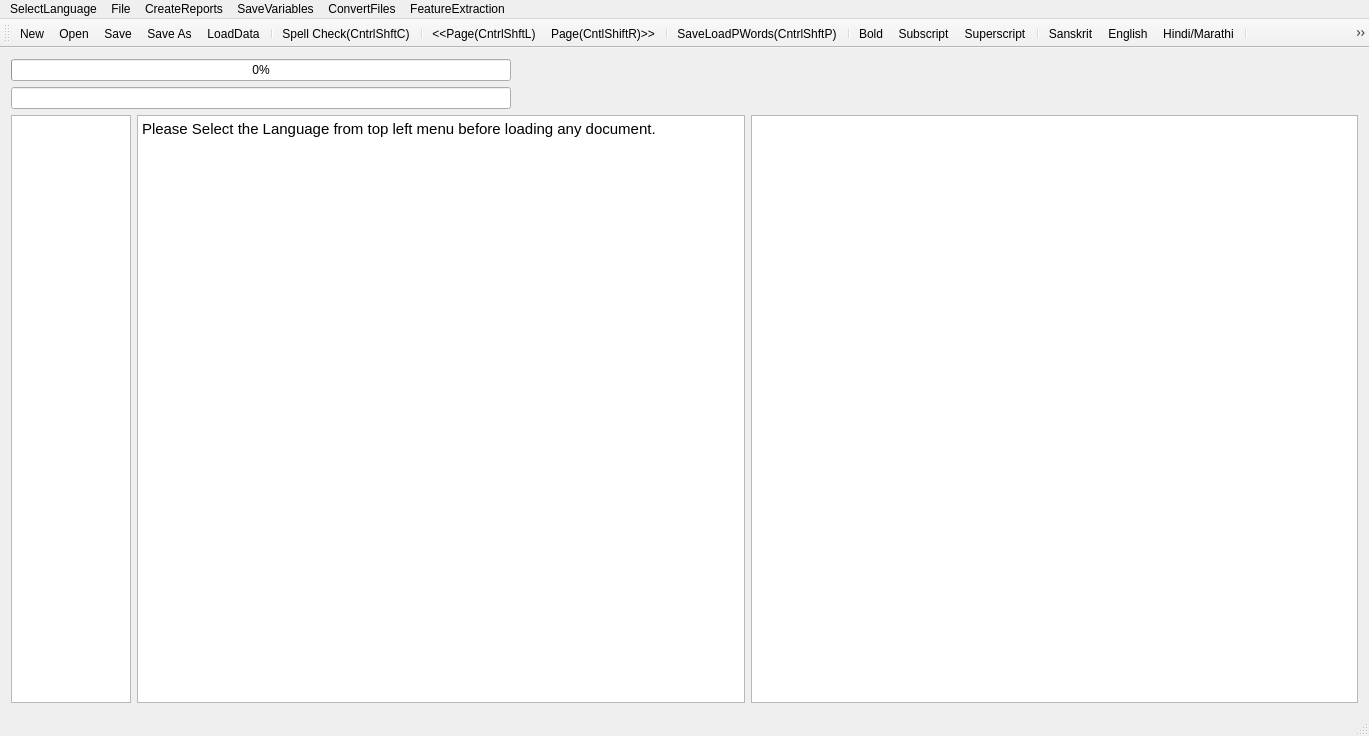
<?xml version="1.0" encoding="UTF-8"?>
<ui version="4.0">
 <class>MainWindow</class>
 <widget class="QMainWindow" name="MainWindow">
  <property name="geometry">
   <rect>
    <x>0</x>
    <y>0</y>
    <width>1369</width>
    <height>736</height>
   </rect>
  </property>
  <property name="mouseTracking">
   <bool>true</bool>
  </property>
  <property name="windowTitle">
   <string>MainWindow</string>
  </property>
  <widget class="QWidget" name="centralWidget">
   <layout class="QVBoxLayout" name="verticalLayout">
    <item>
     <widget class="QProgressBar" name="progressBar">
      <property name="maximumSize">
       <size>
        <width>500</width>
        <height>16777215</height>
       </size>
      </property>
      <property name="value">
       <number>0</number>
      </property>
      <property name="alignment">
       <set>Qt::AlignRight|Qt::AlignTrailing|Qt::AlignVCenter</set>
      </property>
     </widget>
    </item>
    <item>
     <widget class="QLineEdit" name="lineEdit">
      <property name="maximumSize">
       <size>
        <width>500</width>
        <height>16777215</height>
       </size>
      </property>
     </widget>
    </item>
    <item>
     <layout class="QHBoxLayout" name="horizontalLayout">
      <item>
       <widget class="QTextEdit" name="textEdit">
        <property name="maximumSize">
         <size>
          <width>120</width>
          <height>16777215</height>
         </size>
        </property>
        <property name="font">
         <font>
          <italic>true</italic>
         </font>
        </property>
        <property name="sizeAdjustPolicy">
         <enum>QAbstractScrollArea::AdjustToContents</enum>
        </property>
        <property name="readOnly">
         <bool>true</bool>
        </property>
       </widget>
      </item>
      <item>
       <widget class="QTextBrowser" name="textBrowser">
        <property name="font">
         <font>
          <pointsize>16</pointsize>
          <italic>false</italic>
         </font>
        </property>
        <property name="mouseTracking">
         <bool>true</bool>
        </property>
        <property name="sizeAdjustPolicy">
         <enum>QAbstractScrollArea::AdjustToContents</enum>
        </property>
        <property name="undoRedoEnabled">
         <bool>true</bool>
        </property>
        <property name="readOnly">
         <bool>false</bool>
        </property>
        <property name="html">
         <string>&lt;!DOCTYPE HTML PUBLIC &quot;-//W3C//DTD HTML 4.0//EN&quot; &quot;http://www.w3.org/TR/REC-html40/strict.dtd&quot;&gt;
&lt;html&gt;&lt;head&gt;&lt;meta name=&quot;qrichtext&quot; content=&quot;1&quot; /&gt;&lt;meta charset=&quot;utf-8&quot; /&gt;&lt;style type=&quot;text/css&quot;&gt;
p, li { white-space: pre-wrap; }
&lt;/style&gt;&lt;/head&gt;&lt;body style=&quot; font-family:'Shobhika'; font-size:16pt; font-weight:400; font-style:normal;&quot;&gt;
&lt;p style=&quot; margin-top:0px; margin-bottom:0px; margin-left:0px; margin-right:0px; -qt-block-indent:0; text-indent:0px;&quot;&gt;&lt;span style=&quot; font-family:'Ubuntu'; font-size:11pt;&quot;&gt;Please Select the Language from top left menu before loading any document.&lt;/span&gt;&lt;/p&gt;&lt;/body&gt;&lt;/html&gt;</string>
        </property>
        <property name="acceptRichText">
         <bool>true</bool>
        </property>
        <property name="textInteractionFlags">
         <set>Qt::LinksAccessibleByKeyboard|Qt::LinksAccessibleByMouse|Qt::TextBrowserInteraction|Qt::TextEditable|Qt::TextEditorInteraction|Qt::TextSelectableByKeyboard|Qt::TextSelectableByMouse</set>
        </property>
       </widget>
      </item>
      <item>
       <widget class="QGraphicsView" name="graphicsView">
        <property name="sizeAdjustPolicy">
         <enum>QAbstractScrollArea::AdjustIgnored</enum>
        </property>
        <property name="alignment">
         <set>Qt::AlignCenter</set>
        </property>
        <property name="dragMode">
         <enum>QGraphicsView::ScrollHandDrag</enum>
        </property>
        <property name="transformationAnchor">
         <enum>QGraphicsView::AnchorViewCenter</enum>
        </property>
        <property name="resizeAnchor">
         <enum>QGraphicsView::AnchorViewCenter</enum>
        </property>
       </widget>
      </item>
     </layout>
    </item>
   </layout>
   <zorder>lineEdit</zorder>
   <zorder>progressBar</zorder>
  </widget>
  <widget class="QMenuBar" name="menuBar">
   <property name="geometry">
    <rect>
     <x>0</x>
     <y>0</y>
     <width>1369</width>
     <height>22</height>
    </rect>
   </property>
   <widget class="QMenu" name="menuOCR_Correction_Window">
    <property name="title">
     <string>File</string>
    </property>
    <addaction name="actionNew"/>
    <addaction name="actionOpen"/>
    <addaction name="actionSave"/>
    <addaction name="actionSave_As"/>
    <addaction name="actionSpell_Check"/>
    <addaction name="actionLoad_Next_Page"/>
    <addaction name="actionLoad_Prev_Page"/>
    <addaction name="separator"/>
    <addaction name="actionLoadGDocPage"/>
    <addaction name="actionToDevanagari"/>
    <addaction name="actionLoadData"/>
    <addaction name="actionLoadDict"/>
    <addaction name="actionLoadOCRWords"/>
    <addaction name="actionLoadDomain"/>
    <addaction name="actionLoadSubPS"/>
    <addaction name="actionLoadConfusions"/>
    <addaction name="actionSugg"/>
    <addaction name="actionToSlp1"/>
    <addaction name="separator"/>
    <addaction name="actionBold"/>
    <addaction name="actionSubscript"/>
    <addaction name="actionSuperscript"/>
   </widget>
   <widget class="QMenu" name="menuCreateReports">
    <property name="title">
     <string>CreateReports</string>
    </property>
    <addaction name="actionCreateBest2OCR"/>
    <addaction name="actionCreateSuggestionLog"/>
    <addaction name="actionCreateSuggestionLogNearestPriority"/>
    <addaction name="actionErrorDetectionRep"/>
    <addaction name="actionErrorDetectWithoutAdaptation"/>
    <addaction name="actionErrorDetectionRepUniq"/>
   </widget>
   <widget class="QMenu" name="menuSaveVariables">
    <property name="title">
     <string>SaveVariables</string>
    </property>
    <addaction name="actionCPair"/>
    <addaction name="actionPrimarySecOCRPair"/>
    <addaction name="actionCPairIEROcrVsCorrect"/>
    <addaction name="actionCPairGEROcrVsCorrect"/>
   </widget>
   <widget class="QMenu" name="menuConvertFiles">
    <property name="title">
     <string>ConvertFiles</string>
    </property>
    <addaction name="actionToSlp1_2"/>
    <addaction name="actionToDev"/>
    <addaction name="actionExtractDev"/>
    <addaction name="actionEditDistRep"/>
    <addaction name="actionConfusionFreqHist"/>
    <addaction name="actionFilterOutGT50EditDisPairs"/>
   </widget>
   <widget class="QMenu" name="menuFeatureExtraction">
    <property name="title">
     <string>FeatureExtraction</string>
    </property>
    <addaction name="actionPrepareFeatures"/>
   </widget>
   <widget class="QMenu" name="menuSelectLanguage">
    <property name="title">
     <string>SelectLanguage</string>
    </property>
    <addaction name="actionSanskrit"/>
    <addaction name="actionHindi"/>
    <addaction name="actionEnglish"/>
   </widget>
   <addaction name="menuSelectLanguage"/>
   <addaction name="menuOCR_Correction_Window"/>
   <addaction name="menuCreateReports"/>
   <addaction name="menuSaveVariables"/>
   <addaction name="menuConvertFiles"/>
   <addaction name="menuFeatureExtraction"/>
  </widget>
  <widget class="QToolBar" name="mainToolBar">
   <attribute name="toolBarArea">
    <enum>TopToolBarArea</enum>
   </attribute>
   <attribute name="toolBarBreak">
    <bool>false</bool>
   </attribute>
   <addaction name="actionNew"/>
   <addaction name="actionOpen"/>
   <addaction name="actionSave"/>
   <addaction name="actionSave_As"/>
   <addaction name="actionLoadData"/>
   <addaction name="separator"/>
   <addaction name="actionSpell_Check"/>
   <addaction name="separator"/>
   <addaction name="actionLoad_Prev_Page"/>
   <addaction name="actionLoad_Next_Page"/>
   <addaction name="separator"/>
   <addaction name="actionLoadGDocPage"/>
   <addaction name="separator"/>
   <addaction name="actionBold"/>
   <addaction name="actionSubscript"/>
   <addaction name="actionSuperscript"/>
   <addaction name="separator"/>
   <addaction name="actionSanskrit"/>
   <addaction name="actionEnglish"/>
   <addaction name="actionHindi"/>
   <addaction name="separator"/>
   <addaction name="actionToDevanagari"/>
   <addaction name="separator"/>
  </widget>
  <widget class="QStatusBar" name="statusBar"/>
  <action name="actionOpen">
   <property name="icon">
    <iconset resource="AppResources.qrc">
     <normaloff>:/Images/open.png</normaloff>:/Images/open.png</iconset>
   </property>
   <property name="text">
    <string>Open</string>
   </property>
   <property name="shortcut">
    <string>Ctrl+O</string>
   </property>
  </action>
  <action name="actionSave">
   <property name="icon">
    <iconset resource="AppResources.qrc">
     <normaloff>:/Images/save.png</normaloff>:/Images/save.png</iconset>
   </property>
   <property name="text">
    <string>Save</string>
   </property>
   <property name="shortcut">
    <string>Ctrl+S</string>
   </property>
  </action>
  <action name="actionSave_As">
   <property name="icon">
    <iconset resource="AppResources.qrc">
     <normaloff>:/Images/save-as.png</normaloff>:/Images/save-as.png</iconset>
   </property>
   <property name="text">
    <string>Save As</string>
   </property>
   <property name="shortcut">
    <string>Ctrl+Shift+S</string>
   </property>
  </action>
  <action name="actionNew">
   <property name="icon">
    <iconset resource="AppResources.qrc">
     <normaloff>:/Images/New.png</normaloff>:/Images/New.png</iconset>
   </property>
   <property name="text">
    <string>New</string>
   </property>
   <property name="shortcut">
    <string>Ctrl+N</string>
   </property>
  </action>
  <action name="actionSpell_Check">
   <property name="text">
    <string>Spell Check(CntrlShftC)</string>
   </property>
   <property name="shortcut">
    <string>Ctrl+Shift+C</string>
   </property>
  </action>
  <action name="actionLoad_Next_Page">
   <property name="text">
    <string>Page(CntlShiftR)&gt;&gt;</string>
   </property>
   <property name="toolTip">
    <string>Page(CntlShiftR)&gt;&gt;</string>
   </property>
   <property name="shortcut">
    <string>Ctrl+Shift+R</string>
   </property>
  </action>
  <action name="actionLoad_Prev_Page">
   <property name="text">
    <string>&lt;&lt;Page(CntrlShftL)</string>
   </property>
   <property name="toolTip">
    <string>&lt;&lt;Page(CntrlShftL)</string>
   </property>
   <property name="shortcut">
    <string>Ctrl+Shift+L</string>
   </property>
  </action>
  <action name="actionLoadGDocPage">
   <property name="text">
    <string>Save&amp;LoadPWords(CntrlShftP)</string>
   </property>
   <property name="shortcut">
    <string>Ctrl+Shift+P</string>
   </property>
  </action>
  <action name="actionToDevanagari">
   <property name="text">
    <string>toDevanagari(CntrlD)</string>
   </property>
   <property name="shortcut">
    <string>Ctrl+D</string>
   </property>
  </action>
  <action name="actionLoadData">
   <property name="text">
    <string>LoadData</string>
   </property>
  </action>
  <action name="actionLoadDict">
   <property name="text">
    <string>LoadDict</string>
   </property>
  </action>
  <action name="actionLoadOCRWords">
   <property name="text">
    <string>LoadOCRWords</string>
   </property>
  </action>
  <action name="actionLoadDomain">
   <property name="text">
    <string>LoadDomain</string>
   </property>
  </action>
  <action name="actionLoadSubPS">
   <property name="text">
    <string>LoadSubPS</string>
   </property>
  </action>
  <action name="actionLoadConfusions">
   <property name="text">
    <string>LoadConfusions</string>
   </property>
  </action>
  <action name="actionSugg">
   <property name="text">
    <string>sugg</string>
   </property>
   <property name="shortcut">
    <string>Menu</string>
   </property>
  </action>
  <action name="actionCreateBest2OCR">
   <property name="text">
    <string>CreateBest2OCR</string>
   </property>
  </action>
  <action name="actionToSlp1">
   <property name="text">
    <string>toSlp1</string>
   </property>
   <property name="shortcut">
    <string>Ctrl+G</string>
   </property>
  </action>
  <action name="actionCreateSuggestionLog">
   <property name="text">
    <string>CreateSuggestionLog</string>
   </property>
  </action>
  <action name="actionCreateSuggestionLogNearestPriority">
   <property name="text">
    <string>CreateSuggestionLogNearestPriority</string>
   </property>
  </action>
  <action name="actionErrorDetectionRep">
   <property name="text">
    <string>ErrorDetectionRep</string>
   </property>
  </action>
  <action name="actionErrorDetectWithoutAdaptation">
   <property name="text">
    <string>ErrorDetectWithoutAdaptation</string>
   </property>
  </action>
  <action name="actionCPair">
   <property name="text">
    <string>CPair</string>
   </property>
  </action>
  <action name="actionToSlp1_2">
   <property name="text">
    <string>toSlp1</string>
   </property>
  </action>
  <action name="actionToDev">
   <property name="text">
    <string>toDev</string>
   </property>
  </action>
  <action name="actionExtractDev">
   <property name="text">
    <string>ExtractDevWords</string>
   </property>
   <property name="toolTip">
    <string>ExtractDevWords</string>
   </property>
  </action>
  <action name="actionPrimarySecOCRPair">
   <property name="text">
    <string>PrimarySecOCRPairs</string>
   </property>
  </action>
  <action name="actionCPairIEROcrVsCorrect">
   <property name="text">
    <string>CPairIEROcrVsCorrect</string>
   </property>
  </action>
  <action name="actionEditDistRep">
   <property name="text">
    <string>EditDistRep</string>
   </property>
  </action>
  <action name="actionConfusionFreqHist">
   <property name="text">
    <string>ConfusionFreqHist</string>
   </property>
  </action>
  <action name="actionCPairGEROcrVsCorrect">
   <property name="text">
    <string>CPairGEROcrVsCorrect</string>
   </property>
  </action>
  <action name="actionFilterOutGT50EditDisPairs">
   <property name="text">
    <string>FilterOutGT50EditDisPairs</string>
   </property>
  </action>
  <action name="actionPrepareFeatures">
   <property name="text">
    <string>PrepareFeatures</string>
   </property>
  </action>
  <action name="actionErrorDetectionRepUniq">
   <property name="text">
    <string>ErrorSuggRepUniq</string>
   </property>
  </action>
  <action name="actionSanskrit">
   <property name="text">
    <string>Sanskrit</string>
   </property>
  </action>
  <action name="actionHindi">
   <property name="text">
    <string>Hindi/Marathi</string>
   </property>
  </action>
  <action name="actionEnglish">
   <property name="text">
    <string>English</string>
   </property>
   <property name="toolTip">
    <string>English</string>
   </property>
  </action>
  <action name="actionBold">
   <property name="text">
    <string>Bold</string>
   </property>
  </action>
  <action name="actionSubscript">
   <property name="text">
    <string>Subscript</string>
   </property>
  </action>
  <action name="actionSuperscript">
   <property name="text">
    <string>Superscript</string>
   </property>
  </action>
 </widget>
 <layoutdefault spacing="6" margin="11"/>
 <tabstops>
  <tabstop>textBrowser</tabstop>
  <tabstop>graphicsView</tabstop>
 </tabstops>
 <resources>
  <include location="AppResources.qrc"/>
 </resources>
 <connections/>
</ui>
